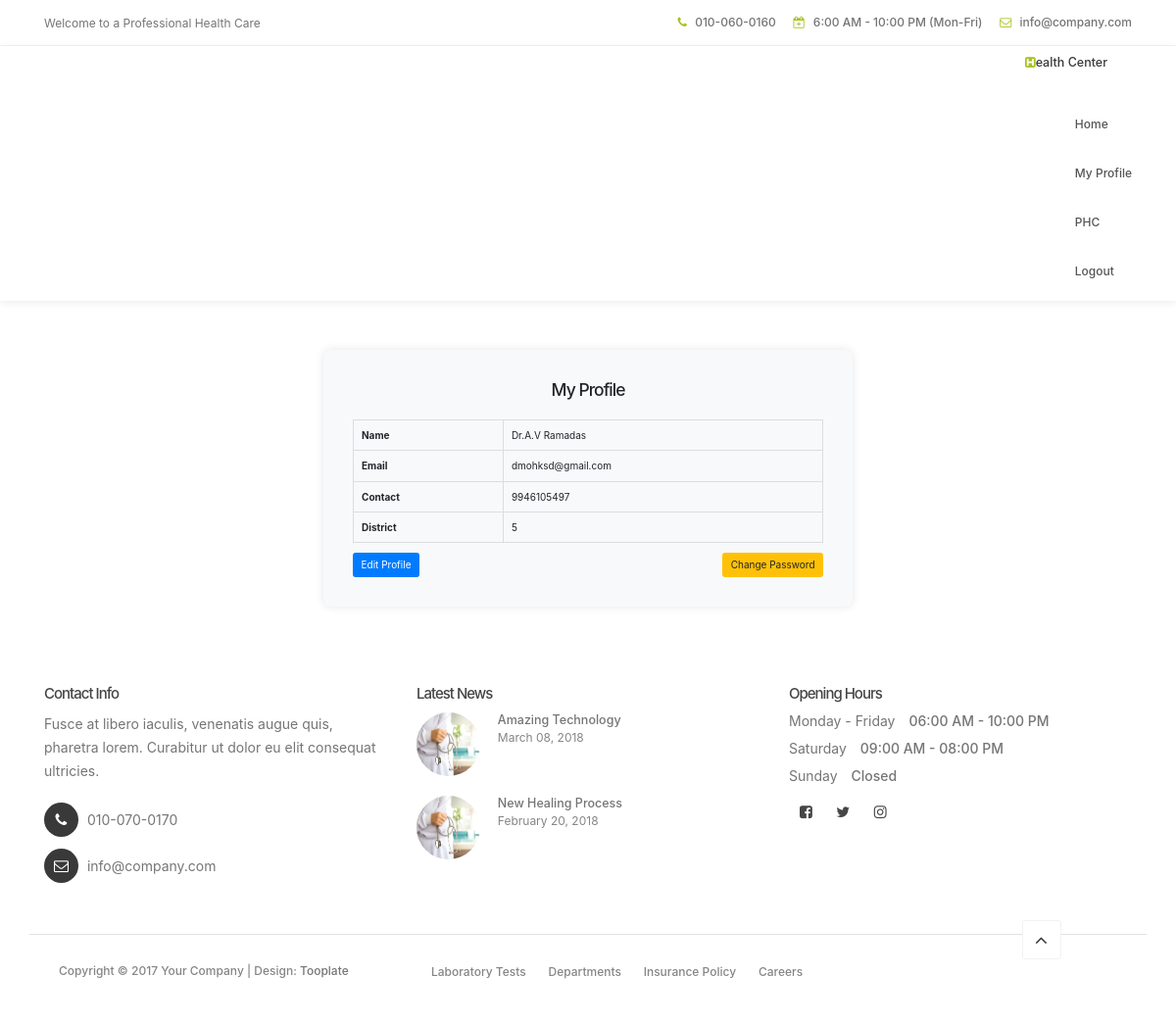
The page /project/DMO/Myprofile.php (signed in) on the database its author committed.
### tables this page shows
CREATE TABLE `tbl_dmo` (
  `dmo_id` int(11) NOT NULL,
  `dmo_name` varchar(50) NOT NULL,
  `dmo_email` varchar(50) NOT NULL,
  `dmo_contact` varchar(50) NOT NULL,
  `dmo_password` varchar(50) NOT NULL,
  `district_id` int(11) NOT NULL
);

### project/DMO/Myprofile.php (the view, shortened to what this page needs)
<?php
include('../Asset/connection/connection.php');
include('Head.php');
$selqry = "select * from tbl_dmo where dmo_id ='" . $_SESSION["did"] . "'";
$result = $con->query($selqry);
$row = $result->fetch_assoc();
?>
<!DOCTYPE html>
<html lang="en">
<head>
    <link href="https://stackpath.bootstrapcdn.com/bootstrap/4.5.2/css/bootstrap.min.css" rel="stylesheet">
</head>
<body>
    <div class="container">
        <div class="row justify-content-center">
            <div class="col-md-6">
                <div class="profile-container">
                    <h3 class="text-center">My Profile</h3>
                    <table class="table table-bordered">
                        <tr>
                            <th>Name</th>
                            <td><?php echo $row['dmo_name']; ?></td>
                        </tr>
                        <tr>
                            <th>Email</th>
                            <td><?php echo $row['dmo_email']; ?></td>
                        </tr>
                        <tr>
                            <th>Contact</th>
                            <td><?php echo $row['dmo_contact']; ?></td>
                        </tr>
                        <tr>
                            <th>District</th>
                            <td><?php echo $row['district_id']; ?></td>
                        </tr>
                    </table>
                    <div class="btn-container">
                        <a href="Editprofile.php" class="btn btn-primary">Edit Profile</a>
                        <a href="Changepassword.php" class="btn btn-warning">Change Password</a>
                    </div>
                </div>
            </div>
        </div>
    </div>
</body>
</html>
<?php
include('Foot.php');
?>

### project/Asset/Templates/Main/css/tooplate-style.css (style rules this page uses)
body { background: #ffffff; font-family: 'Poppins', sans-serif; overflow-x: hidden; }
h1,h2,h3,h4,h5,h6 { font-weight: 600; line-height: inherit; }
h1,h2,h3,h4 { letter-spacing: -1px; }
h3 { font-size: 1.8em; line-height: 1.2em; margin-bottom: 0; }
html { -webkit-font-smoothing: antialiased; }
a { color: #252525; -webkit-transition: 0.5s; transition: 0.5s; text-decoration: none !important; }
@media only screen and (max-width: 1200px) { h3 { font-size: 1.5em; } }

### project/DMO/Myprofile.php (style rules this page uses)
.profile-container { margin-top: 50px; padding: 30px; background-color: #f8f9fa; border-radius: 8px; box-shadow: 0px 0px 10px rgba(0, 0, 0, 0.1); }
.profile-container h3 { margin-bottom: 20px; }
.table td, .table th { vertical-align: middle; }
.btn-container { display: flex; justify-content: space-between; }

### rows shown on the page
tbl_dmo: dmo_name "Dr.A.V Ramadas", dmo_email "dmohksd@gmail.com", dmo_contact "9946105497", district "5"
